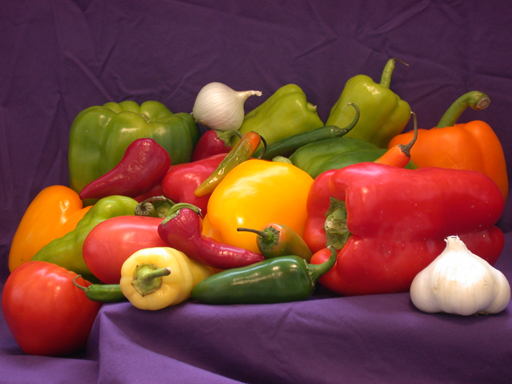
#> input picture P1/Verduras.png, 512 x 384 px, found by its file name
$ python Ejercicio_1.py
#> lines starting #> are read from the running program, lines starting #| are printed output that depends on the picture
# EJERCICIO 1 - TRANSFORMACIONES SIMPLES DE LA IMAGEN
# ---------------------------------------------------
# 1.1. Tome una imagen cualquiera de las utilizadas en la práctica anterior, o de las
# disponibles en PoliformaT. Muestre la imagen en una ventana empleando el script
# “Afin_image.py”.

import matplotlib.pyplot as plt
import numpy as np
from PIL import Image

# Open an image
img = Image.open('Verduras.png')
#> img is the input picture: PIL image 512x384 RGB; mean R, G, B 120.8, 66.4, 57.6

# Get the transformed image
img_t = img
plt.figure(figsize=(10, 6)) # Create a new figure with a specified size
plt.subplot(121)
plt.imshow(img) # Display the original image
plt.title('Original Image')
plt.subplot(122)

# Display the transformed image as a numpy array
plt.imshow(np.asarray(img_t))
plt.title('Transformed Image')

plt.show()  # Show the figure with both subplots
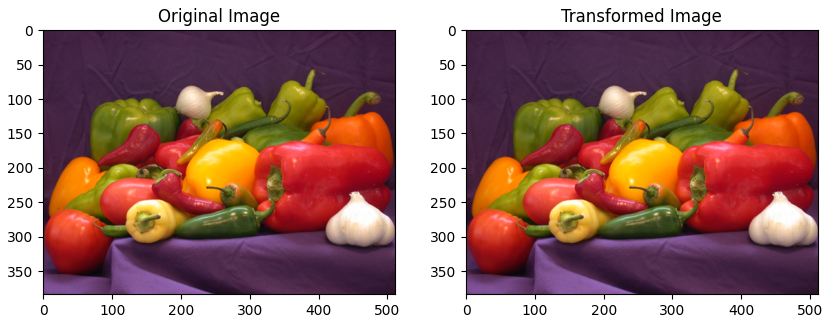
#> figure drawn by matplotlib, 2 panels

# 1.2. Modifique el script anterior para aplicar una rotación de +10º a la imagen,
# siguiendo el ejemplo anterior, y muestre el resultado en la otra ventana, o
# utilice la misma ventana empleando la función matplotlib.subplot.

import matplotlib.pyplot as plt
import numpy as np
from PIL import Image

# Open an image
img = Image.open('Verduras.png')

# Rotate the image by +10 degrees
img_rotated = img.rotate(10)
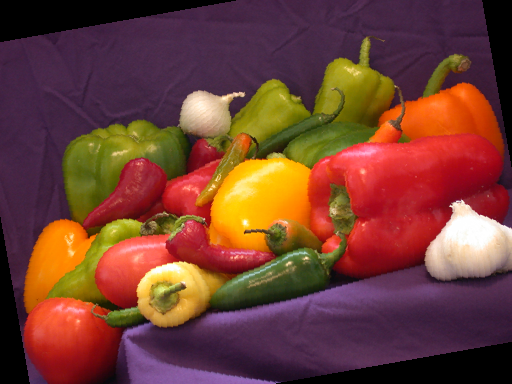
#> img_rotated: PIL image 512x384 RGB; mean R, G, B 114.5, 62.8, 51.2

# Prepare to display the original and transformed image
plt.figure(figsize=(10, 6)) # Create a figure with a specified size

# Create the first subplot for the original image
plt.subplot(121)
plt.imshow(img)
plt.title('Imagen original')

# Create the second subplot for the rotated image
plt.subplot(122)
plt.imshow(np.asarray(img_rotated))
plt.title('Imagen rotada')

# Show the plots
plt.show()
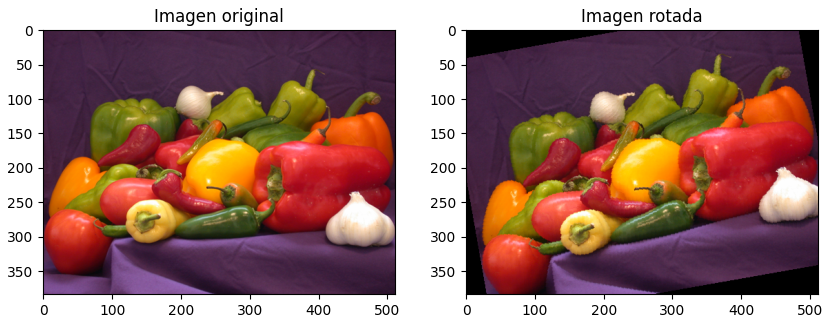
#> figure drawn by matplotlib, 2 panels

# 1.3. Cambien la matriz T para introducir un desplazamiento y un escalado.
# Varíe esos parámetros y compruebe el resultado.

import matplotlib.pyplot as plt
import numpy as np
from PIL import Image

# Open an image
img = Image.open('Verduras.png')

# Define transformation parameters
desplazamiento_x = 50
desplazamiento_y = 30
escalado_x = 0.8
escalado_y = 0.8

# Rotate the image by 10 degrees
img_rotated = img.rotate(10)

# Apply an affine transformation (displacement and scaling)
img_transformed = img_rotated.transform((img.width, img.height),
                                         Image.AFFINE,
                                         (escalado_x, 0, desplazamiento_x,
                                          0, escalado_y, desplazamiento_y,
                                          0, 0, 1),
                                         resample=Image.BICUBIC)
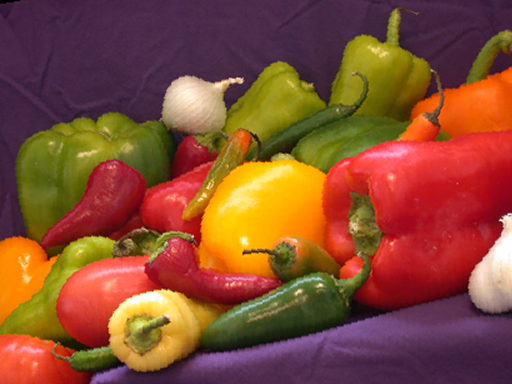
#> img_transformed: PIL image 512x384 RGB; mean R, G, B 134.9, 76.4, 50.3

# Display the original image, the rotated image, and the transformed image
plt.figure(figsize=(15, 6))

# Create a subplot for the original image
plt.subplot(131)
plt.imshow(img)
plt.title('Imagen original')

# Create a subplot for the rotated image
plt.subplot(132)
plt.imshow(np.asarray(img_rotated))
plt.title('Imagen rotada')

# Create a subplot for the transformed image
plt.subplot(133)
plt.imshow(np.asarray(img_transformed))
plt.title('Imagen transformada')

# Display the plot
plt.show()

$ run again, with P1/Fruta.png copied over P1/Verduras.png
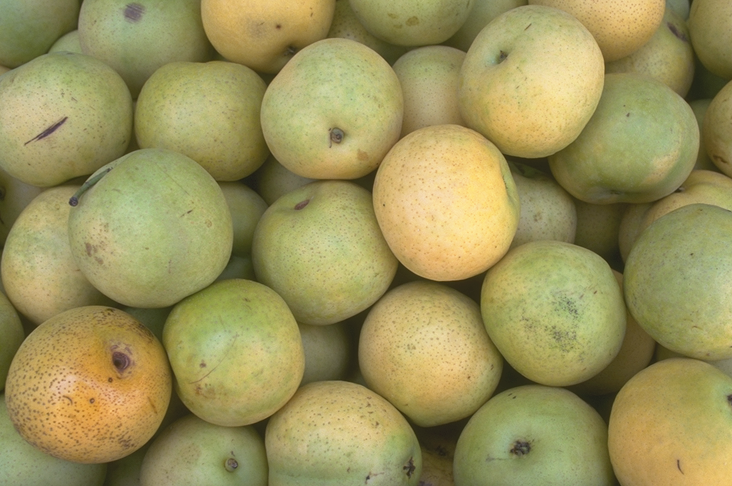
#> input picture P1/Fruta.png, 732 x 486 px, found by its file name
#> img is the input picture: PIL image 732x486 RGB; mean R, G, B 154.5, 146.4, 91.1
#> `img_rotated = img.rotate(10)`:
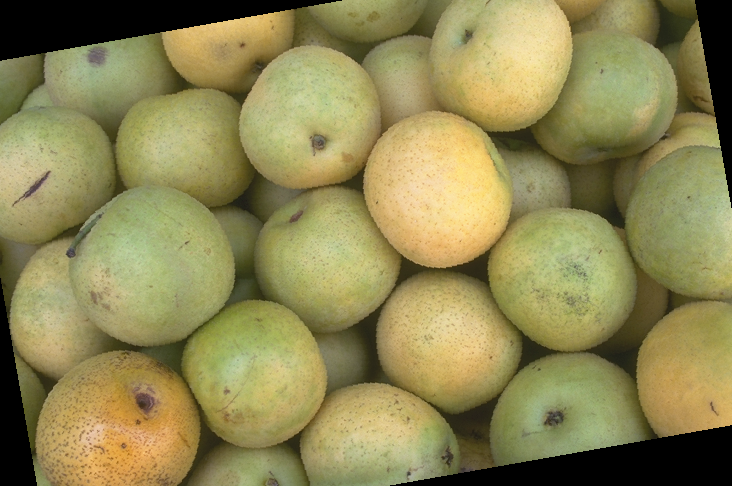
#> img_rotated: PIL image 732x486 RGB; mean R, G, B 142.4, 134.9, 83.6
#> `img_transformed = img_rotated.transform((img.width, img.height), Image..`:
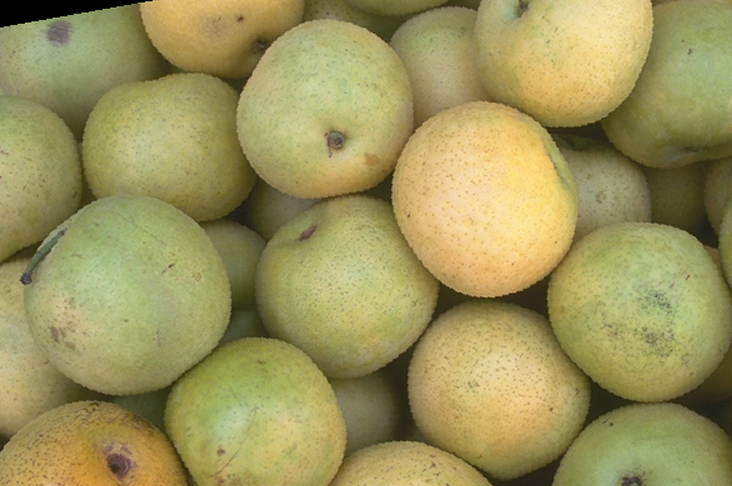
#> img_transformed: PIL image 732x486 RGB; mean R, G, B 156.1, 148.6, 91.7

$ run again, with P1/Diferencia_Verdura_y_Fruta.tif saved as P1/Verduras.png
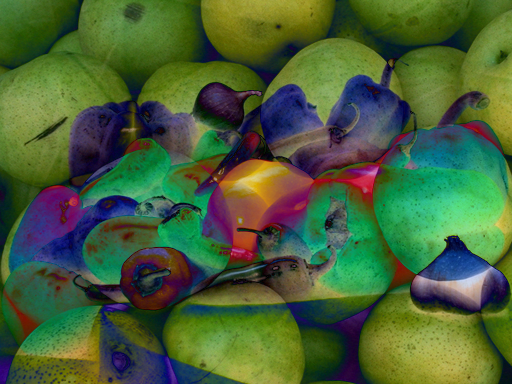
#> input picture P1/Diferencia_Verdura_y_Fruta.tif, 512 x 384 px, found by its file name
#> img is the input picture: PIL image 512x384 RGB; mean R, G, B 71.9, 95.8, 56
#> `img_rotated = img.rotate(10)`:
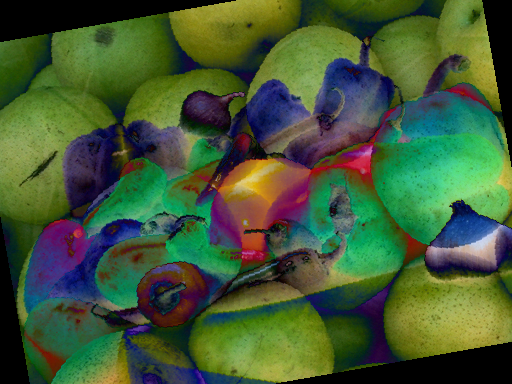
#> img_rotated: PIL image 512x384 RGB; mean R, G, B 66.4, 88.7, 53.1
#> `img_transformed = img_rotated.transform((img.width, img.height), Image..`:
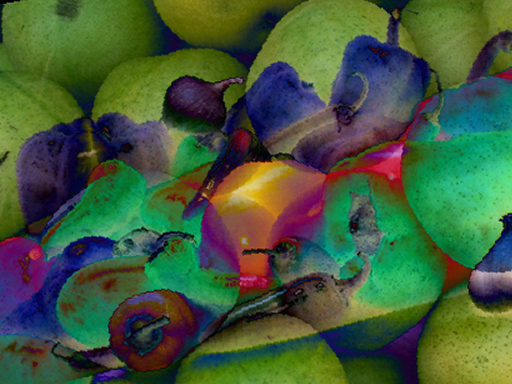
#> img_transformed: PIL image 512x384 RGB; mean R, G, B 66.9, 89.5, 59.4
